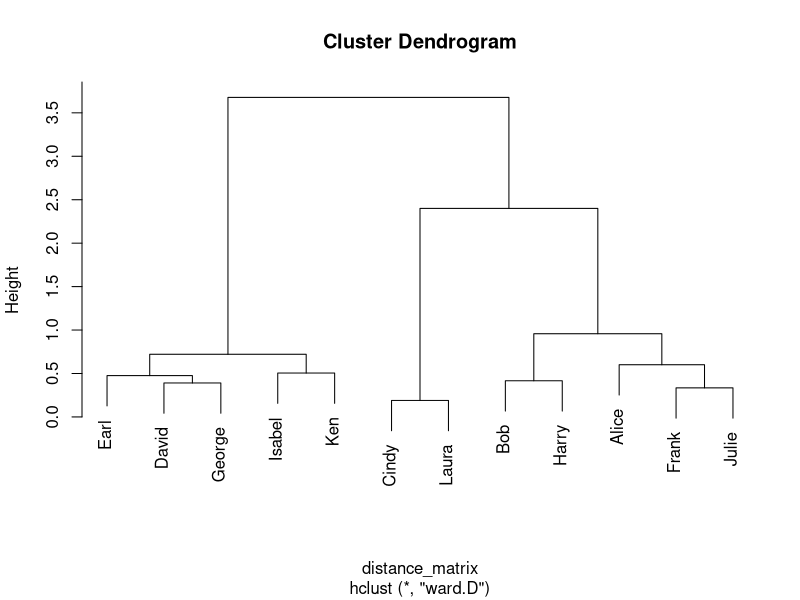
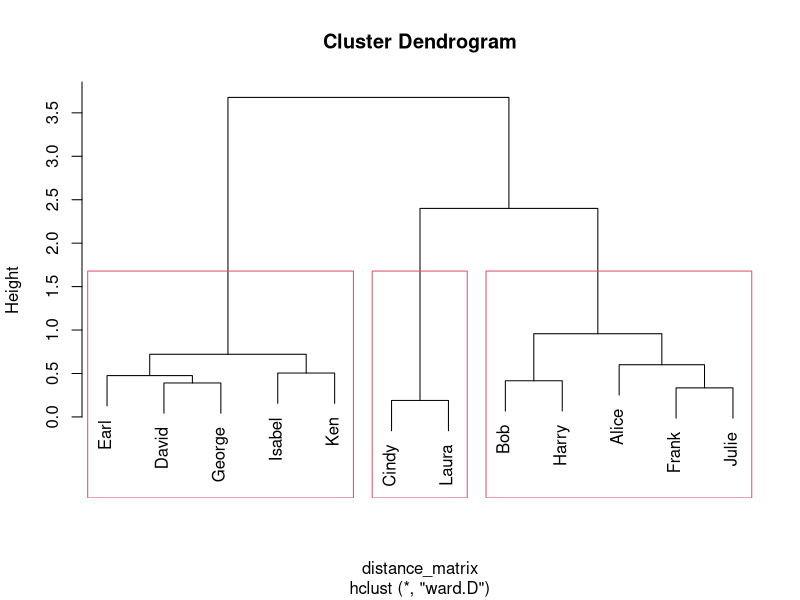
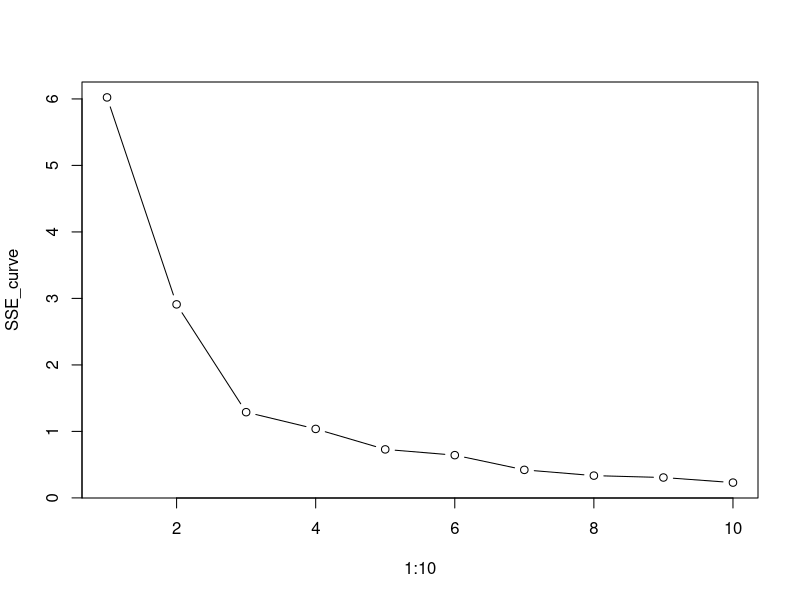

These charts were generated, in order, by the following R code:
### Clustering Analysis in R

library(dplyr)

movie = read.csv("movie.csv")


## Distance Calculation: Normalization

normalize = function(x) {
  return ((x - min(x)) / (max(x) - min(x)))
  }

# Example
normalize(c(1, 2, 3, 4, 5))


# Apply This Function to the Data (Method 1)

movie_normalized = movie %>%
  mutate(Action_n = normalize(Action),
         Comedy_n = normalize(Comedy),
         Drama_n = normalize(Drama),
         Horror_n = normalize(Horror),
         Sci.Fi_n = normalize(Sci.Fi))


# Apply This Function to the Data (Method 2)

library(dplyr)

# Apply normalize() Function to Column #2 - #6, Use dplyr
movie_normalized = movie %>%
  mutate_at(c(2:6), normalize)


## Distance Calculation: Distance Matrix

# install.packages("stats")
library(stats)

distance_matrix = dist(movie_normalized[, 2:6], method = "euclidean")

# To View the Resultant Distance Matrix, Run the Following:
View(as.matrix(distance_matrix))


## Hierarchical Clustering

hierarchical = hclust(distance_matrix, method = "ward.D")

# Dendrogram
plot(hierarchical, labels = movie_normalized$Name)

# Show the 3-Cluster Solution
plot(hierarchical, labels = movie_normalized$Name)
rect.hclust(hierarchical, k = 3)

# Use the cutree() Function to "Cut" the Dendrogram
movie_normalized$cluster = cutree(hierarchical, k = 3)

# Check the Cluster Centroids
movie_normalized %>% group_by(cluster) %>%
  summarise_at(c(2:6), mean)


## K-Means Clustering

kcluster = kmeans(movie_normalized[, 2:6], centers = 3)

# Check the Cluster Centroids
kcluster$centers

# Check Which Entities Belong to Which Cluster
kcluster$cluster

# Plot the SSE Curve to Find the Appropriate Cluster Number
SSE_curve <- c()
for (n in 1:10) {
  kcluster = kmeans(movie_normalized[, 2:6], n)
  sse = kcluster$tot.withinss
  SSE_curve[n] = sse
  }

# Plot the SSE Against the Number of Clusters
plot(1:10, SSE_curve, type = "b")